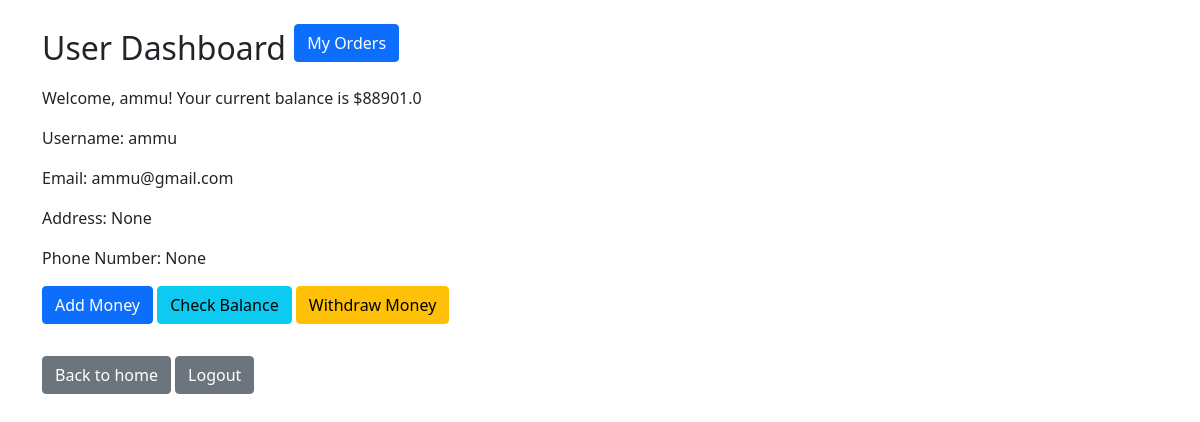
Page /user_dashboard/ (signed in) on the committed database.
### tables this page shows
CREATE TABLE users (id INTEGER PRIMARY KEY AUTOINCREMENT, username TEXT, email TEXT, password TEXT, balance REAL DEFAULT 0, address TEXT, phone_number TEXT);

### app.py (the view)
@app.route('/user_dashboard/')
def user_dashboard():
    if 'user_id' not in session:
        flash('Please log in first', 'danger')
        return redirect(url_for('login'))
    with sqlite3.connect('auth.db') as con:
        cur = con.cursor()
        cur.execute("SELECT username, email, address, phone_number, balance FROM users WHERE id = ?", (session['user_id'],))
        user_data = cur.fetchone()
    if user_data:
        username, email, address, phone_number, balance = user_data
    else:
        flash('User data not found', 'danger')
        return redirect(url_for('login'))
    return render_template('user_dashboard.html', username=username, email=email, address=address, phone_number=phone_number, balance=balance)

### templates/user_dashboard.html (shortened to what this page needs)
<!DOCTYPE html>
<html lang="en">
<head>
    <link href="https://cdn.jsdelivr.net/npm/bootstrap@5.0.2/dist/css/bootstrap.min.css" rel="stylesheet">
</head>
<body>
    <div class="container mt-4">
        <h2>User Dashboard   <a href="{{ url_for('my_purchases') }}" class="btn btn-primary mb-3">My Orders</a></h2>
        <p>Welcome, {{ session.username }}! Your current balance is ${{ balance }}</p>
        <p>Username: {{ username }}</p>
        <p>Email: {{ email }}</p>
        <p>Address: {{ address }}</p>
        <p>Phone Number: {{ phone_number }}</p>
        <a href="{{ url_for('add_money') }}" class="btn btn-primary mb-3">Add Money</a>
        <a href="{{ url_for('check_balance') }}" class="btn btn-info mb-3">Check Balance</a>
        <a href="{{ url_for('withdraw_money') }}" class="btn btn-warning mb-3">Withdraw Money</a><br>
        <a href="{{ url_for('index') }}" class="btn btn-secondary mt-3" >Back to home</a>
        <a href="{{ url_for('logout') }}" class="btn btn-secondary mt-3" >Logout</a>
    </div>
</body>
</html>

### rows in the picture
users: username "ammu", balance "88901.0", email "ammu@gmail.com"

### other values in the picture
{{ address }} "None"
{{ phone_number }} "None"
